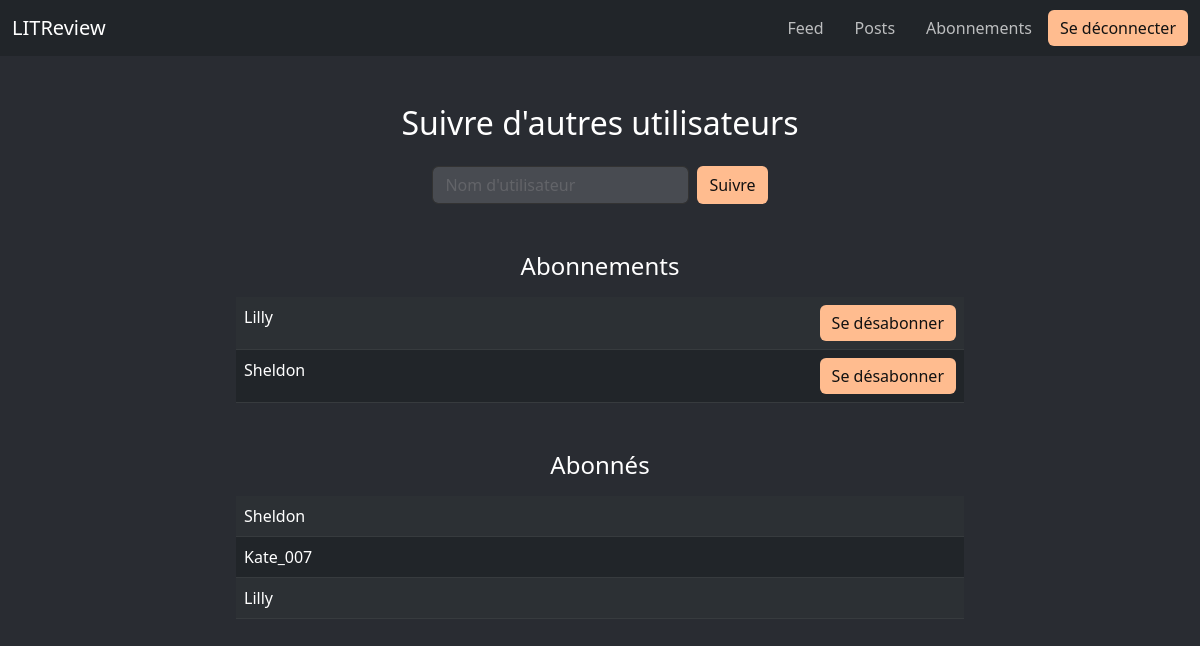
Screenshot of /manage-follows/ (signed in) with the database file from the repository.
### authentication/models.py (models this page shows)
class UserFollows(models.Model):
    user = models.ForeignKey(User, on_delete=models.CASCADE, related_name='following')
    followed_user = models.ForeignKey(User, on_delete=models.CASCADE, related_name='followed_by')
    class Meta:
        unique_together = ('user', 'followed_user',)

class User(AbstractUser):
    pass

### authentication/views.py (the view, shortened to what this page needs)
# urls.py: path('manage-follows/', authentication.views.manage_follows, name='manage_follows'),
@login_required
def manage_follows(request):
    following = request.user.following.all() # Remplaced of following = UserFollows.objects.following.all(user=request.user)
    followers = request.user.followed_by.all()  # Remplaced of followers = UserFollows.objects.followers.all(followed_user=request.user)
    return render(request, 'authentication/manage_follows.html', {
        'following': following,
        'followers': followers,
    })

### reviews/context_processors.py (called while the page is built)
def previous_url(request):
    return {
        'previous_url': request.META.get('HTTP_REFERER', '/')
    }

### authentication/templates/authentication/manage_follows.html (shortened to what this page needs)
{% extends 'base.html' %}
{% block content %}
<div class="container mt-5">
    <h2 class="text-center mb-4 mt-5">Suivre d'autres utilisateurs</h2>
    <div class="d-flex justify-content-center mb-5">
        <form method="post" class="d-flex justify-content-center">
            <input type="text" name="username" class="form-control me-2 placeholder-color" placeholder="Nom d'utilisateur" required>
            <button type="submit" class="btn btn-custom">Suivre</button>
        </form>
    </div>
    <div class="mb-5">
        <h4 class="text-center mb-3 mt-5">Abonnements</h4>
        <div class="col-md-8 offset-md-2">
            {% if following %}
            <table class="table table-dark table-striped">
                <tbody>
                    {% for user in following %}
                    <tr>
                        <td>{{ user.followed_user.username }}</td>
                        <td class="text-end">
                            <form method="post" action="{% url 'unsubscribe' user.followed_user.id %}">
                                <button type="submit" class="btn btn-custom">Se désabonner</button>
                            </form>
                        </td>
                    </tr>
                    {% endfor %}
                </tbody>
            </table>
            {% else %}
                <p class="text-center">Vous n'avez pas encore d'abonnements.</p>
            {% endif %}
        </div>
    </div>
    <div class="mb-5">
        <h4 class="text-center mb-3 mt-5">Abonnés</h4>
        <div class="col-md-8 offset-md-2">
            {% if followers %}
            <table class="table table-dark table-striped">
                <tbody>
                    {% for user in followers %}
                    <tr>
                        <td>{{ user.user.username }}</td>
                    </tr>
                    {% endfor %}
                </tbody>
            </table>
            {% else %}
                <p class="text-center">Vous n'avez pas encore d'abonnés.</p>
            {% endif %}
        </div>
    </div>
</div>
{% endblock %}

### templates/base.html (style rules this page uses)
body { background-color: #292c32; color: #ffffff; }
.btn-custom { background-color: #FFBC8F; color: #121212; border: none; }
.form-control { background-color: #484b51; color: #ffffff; border: 1px solid #333; }
.placeholder-color::placeholder { color: rgba(204, 202, 202, 0.2); }

### rows the page displays
UserFollows: followed_user.username "Lilly"
UserFollows: followed_user.username "Sheldon"
UserFollows: user.username "Sheldon"
UserFollows: user.username "Kate_007"
UserFollows: user.username "Lilly"
